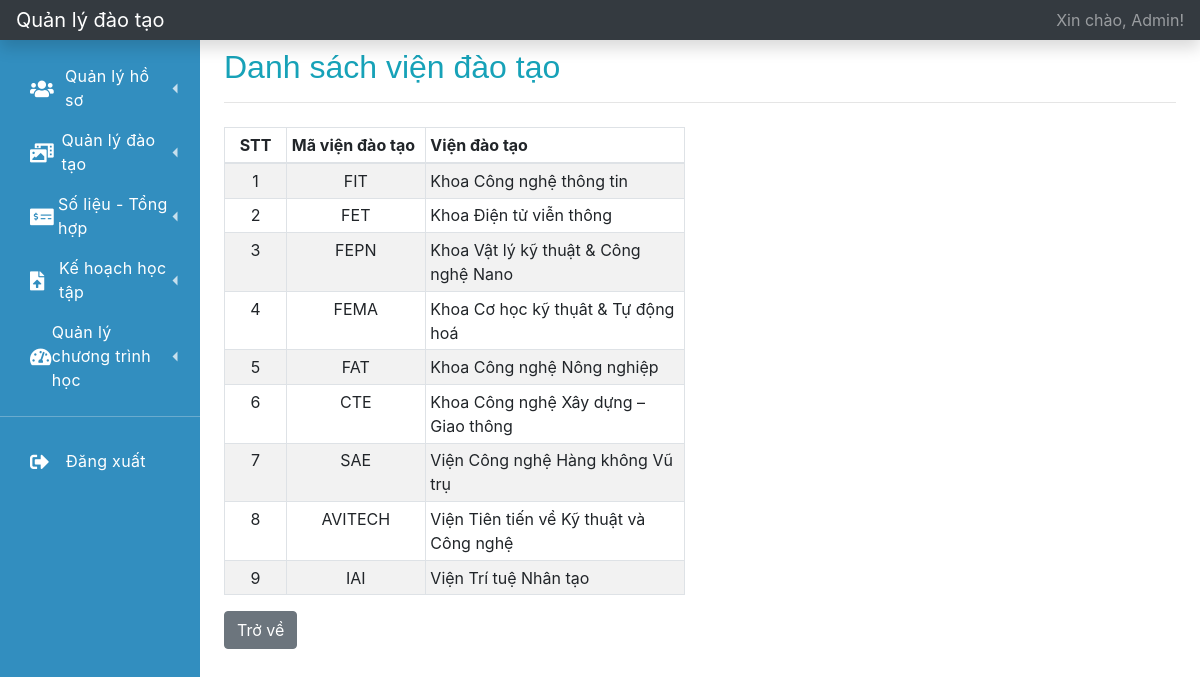
The page /index.php?r=ds-vien-dao-tao (signed in) on the database its author committed.
### tables this page shows
CREATE TABLE `user` (
  `id` int(11) NOT NULL,
  `username` varchar(64) NOT NULL,
  `password` varchar(128) NOT NULL,
  `user_type` varchar(32) NOT NULL,
  `user_code` varchar(32) DEFAULT NULL,
  `fullname` varchar(128) NOT NULL,
  `dob` date NOT NULL,
  `phone_number` varchar(15) DEFAULT NULL,
  `email` varchar(64) DEFAULT NULL,
  `address` varchar(512) DEFAULT NULL,
  `status` varchar(32) NOT NULL DEFAULT 'active'
);

CREATE TABLE `training_institute` (
  `id` int(11) NOT NULL,
  `training_institute_code` varchar(32) NOT NULL,
  `training_institute_name` varchar(128) NOT NULL
);

### function.php (called while the page is built, shortened)
<?php
    function getInfoLoginFromSession()
    {
        $key = 'user_login';
        if (isset($_SESSION[$key])) {
            $data = $_SESSION[$key];
            return $data;
        }
        return array();
    }
    function getFullnameUserLogin()
    {
        $info_user = getInfoLoginFromSession();
        if (empty($info_user) == false) {
            $fullname = $info_user['fullname'];
            return $fullname;
        }
        return '';
    }
?>

### database.php (called while the page is built, shortened)
<?php
    function getOne($instance_db, $sql)
    {
        $stmt = $instance_db->prepare($sql);
        $stmt->setFetchMode(PDO::FETCH_ASSOC);
        $stmt->execute();
        return $stmt->fetch();
    }
    function getAll($instance_db, $sql)
    {
        $stmt = $instance_db->prepare($sql);
        $stmt->setFetchMode(PDO::FETCH_ASSOC);
        $stmt->execute();
        $data = array();
        while ($row = $stmt->fetch()) {
            $data[] = $row;
        }
        return $data;
    }
    function getInfoLogin($instance_db, $username, $password)
    {
        $sql = "SELECT * FROM USER WHERE USERNAME = '{$username}' AND PASSWORD = '{$password}'";
        return getOne($instance_db, $sql);
    }
?>

### ds-vien-dao-tao.php (the view)
<?php
    $sql = "SELECT * FROM TRAINING_INSTITUTE";
    $training_institute = getAll($connect, $sql);
?>
<h2 class=" mt-2 text-info">Danh sách viện đào tạo</h2>
<hr>
<div class="container-fluid">
    <div class="row">
        <div class="col-sm-6 pl-0">
            <div class="table-responsive mt-2">
                <table class="table table-striped table-sm table-bordered table-hover">
                    <thead>
                    <tr>
                        <th class="text-center" style="width: 1%;">STT</th>
                        <th style="width: 3%;">Mã viện đào tạo</th>
                        <th style="width: 10%;">Viện đào tạo</th>
                    </tr>
                    </thead>
                    <tbody>
                    <?php
                    foreach ($training_institute as $item) {
                        ?>
                        <tr>
                            <td class="text-center"><?= $item['id']?></td>
                            <td class="text-center"><?= $item['training_institute_code']?></td>
                            <td><?= $item['training_institute_name']?></td>
                        </tr>
                    <?php }?>
                    </tbody>
                </table>
            </div>
        </div>
    </div>
</div>
<a href="?r=trang-chu" class="btn btn-secondary">Trở về</a>

### index.php (shortened to what this page needs)
<!doctype html>
<html lang="en">
<head>
    <?php
    require "layouts/link.php";
    ?>
</head>
<body>
    <?php
        require "database.php";
        require "function.php";
        $connect = connectDatabase($host, $username_database, $password_database, $db_name);
        $info_user = getInfoLoginFromSession();
        $username_login = $info_user['username'];
        $password_login = $info_user['password'];
        $info_user_new = getInfoLogin($connect, $username_login, $password_login);
    ?>
    <?php
    require "layouts/topbar.php";
    ?>
    <div class="container-fluid">
        <div class="row">
            <?php
            require "layouts/sidebar.php";
            ?>
            <main role="main" class="col-md-9 ml-sm-auto col-lg-10 px-md-4">
                <?php
                    $r = isset($_GET['r']) == true ? $_GET['r'] : '';
                    switch($r) {
                        case 'ds-vien-dao-tao':
                            require "ds-vien-dao-tao.php";
                            break;
                    }
                ?>
            </main>
        </div>
    </div>
</body>
</html>

### layouts/link.php (shortened to what this page needs)
<link href="css/bootstrap.min.css" rel="stylesheet">
    <link rel='stylesheet' href='https://cdnjs.cloudflare.com/ajax/libs/font-awesome/5.15.0/css/all.min.css'>
    <link rel="stylesheet" href="css/navbar.css">

### layouts/topbar.php
<nav class="navbar navbar-dark sticky-top bg-dark flex-md-nowrap p-0 shadow">
    <a class="navbar-brand col-md-3 col-lg-2 mr-0 px-3" href="?r=trang-chu">Quản lý đào tạo</a>
    <ul class="navbar-nav px-3">
        <li class="nav-item text-nowrap">
            <a class="nav-link" href="?r=ho-so-ca-nhan">Xin chào, <?= getFullnameUserLogin()?>!</a>
        </li>
    </ul>
</nav>

### layouts/sidebar.php (shortened to what this page needs)
<div class='dashboard'>
        <div class="dashboard-nav">
            <nav id="slidebarMenu" class="dashboard-nav-list">
                <a href="index.php" class="dashboard-nav-item">
                </a>
                <div class='dashboard-nav-dropdown'>
                    <a href="#!" class="dashboard-nav-item dashboard-nav-dropdown-toggle">
                        <i class="fas fa-users"></i>
                        Quản lý hồ sơ
                    </a>
                </div>
                <div class='dashboard-nav-dropdown'>
                    <a href="#!" class="dashboard-nav-item dashboard-nav-dropdown-toggle">
                        <i class="fas fa-photo-video"></i>
                        Quản lý đào tạo
                    </a>
                </div>
                <div class='dashboard-nav-dropdown'>
                    <a href="#!" class="dashboard-nav-item dashboard-nav-dropdown-toggle">
                        <i class="fas fa-money-check-alt"></i>
                        Số liệu - Tổng hợp
                    </a>
                </div>
                <div class='dashboard-nav-dropdown'>
                    <a href="#!" class="dashboard-nav-item dashboard-nav-dropdown-toggle">
                        <i class="fas fa-file-upload"></i>
                        Kế hoạch học tập
                    </a>
                </div>
                <div class='dashboard-nav-dropdown'>
                    <a href="#!" class="dashboard-nav-item dashboard-nav-dropdown-toggle">
                        <i class="fas fa-tachometer-alt"></i>
                        Quản lý chương trình học
                    </a>
                </div>
                <div class="nav-item-divider"></div>
                <a href="dang-xuat.php" class="dashboard-nav-item">
                    <i class="fas fa-sign-out-alt"></i>
                    Đăng xuất
                </a>
            </nav>
        </div>
    </div>

### css/navbar.css (style rules this page uses)
:root { --font-family-sans-serif: "Open Sans", -apple-system, BlinkMacSystemFont, "Segoe UI", Roboto, "Helvetica Neue", Arial, sans-serif, "Apple Color Emoji", "Segoe UI Emoji", "Segoe UI Symbol", "Noto Color Emoji"; }
*, *::before, *::after { -webkit-box-sizing: border-box; box-sizing: border-box; }
html { font-family: sans-serif; line-height: 1.15; -webkit-text-size-adjust: 100%; -webkit-tap-highlight-color: rgba(0, 0, 0, 0); }
nav { display: block; }
h1, h2, h3, h4, h5, h6 { margin-top: 0; margin-bottom: 0.5rem; }
a { color: #3f84fc; text-decoration: none; background-color: transparent; }
h1, h2, h3, h4, h5, h6, .h1, .h2, .h3, .h4, .h5, .h6 { font-family: "Nunito", sans-serif; margin-bottom: 0.5rem; font-weight: 500; line-height: 1.2; }
.dashboard-nav { max-width: 200px; position: fixed; left: 0; top: 0; bottom: 0; overflow: auto; }
.dashboard-nav a { color: #515151; }
.dashboard-nav { background-color: #328ebf; }
.dashboard-nav a { color: #fff; }
.dashboard-nav-list { display: -webkit-box; display: -webkit-flex; display: -ms-flexbox; display: flex; -webkit-box-orient: vertical; -webkit-box-direction: normal; -webkit-flex-direction: column; -ms-flex-direction: column; flex-direction: column; }
.dashboard-nav-item { min-height: 56px; padding: 8px 20px 8px 70px; display: -webkit-box; display: -webkit-flex; display: -ms-flexbox; display: flex; -webkit-box-align: center; -webkit-align-items: center; -ms-flex-align: center; align-items: center; letter-spacing: 0.02em; transition: ease-out 0.5s; }
.dashboard-nav-item i { width: 36px; font-size: 19px; margin-left: -40px; }
.dashboard-nav-dropdown { display: -webkit-box; display: -webkit-flex; display: -ms-flexbox; display: flex; -webkit-box-orient: vertical; -webkit-box-direction: normal; -webkit-flex-direction: column; -ms-flex-direction: column; flex-direction: column; }
.dashboard-nav-dropdown-toggle:after { content: ""; margin-left: auto; display: inline-block; width: 0; height: 0; border-left: 5px solid transparent; border-right: 5px solid transparent; border-top: 5px solid rgba(81, 81, 81, 0.8); -webkit-transform: rotate(90deg); -o-transform: rotate(90deg); transform: rotate(90deg); }
.dashboard-nav .dashboard-nav-dropdown-toggle:after { border-top-color: rgba(255, 255, 255, 0.72); }
.nav-item-divider { height: 1px; margin: 1rem 0; overflow: hidden; background-color: rgba(236, 238, 239, 0.3); }

### rows shown on the page
user: fullname "Admin"
training_institute: id "1", training_institute_code "FIT", training_institute_name "Khoa Công nghệ thông tin"
training_institute: id "2", training_institute_code "FET", training_institute_name "Khoa Điện tử viễn thông"
training_institute: id "3", training_institute_code "FEPN", training_institute_name "Khoa Vật lý kỹ thuật & Công nghệ Nano"
training_institute: id "4", training_institute_code "FEMA", training_institute_name "Khoa Cơ học kỹ thụât & Tự động hoá"
training_institute: id "5", training_institute_code "FAT", training_institute_name "Khoa Công nghệ Nông nghiệp"
training_institute: id "6", training_institute_code "CTE", training_institute_name "Khoa Công nghệ Xây dựng – Giao thông"
training_institute: id "7", training_institute_code "SAE", training_institute_name "Viện Công nghệ Hàng không Vũ trụ"
training_institute: id "8", training_institute_code "AVITECH", training_institute_name "Viện Tiên tiến về Kỹ thuật và Công nghệ"
training_institute: id "9", training_institute_code "IAI", training_institute_name "Viện Trí tuệ Nhân tạo"
